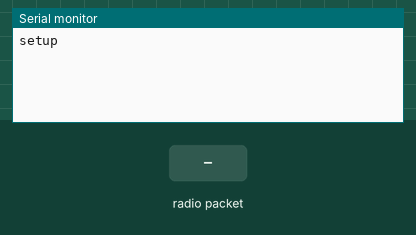
The sketch below on a simulated Arduino Uno, built with avr-gcc and run on an emulated ATmega328P. On the bench: the last lines printed to the serial monitor. Inputs (shaded band) come from the test bench. No radio packets arrive unless stated.

Above: at 1.2 s.
1.3 s: radio packet "5" arrives
At 2.4 s:
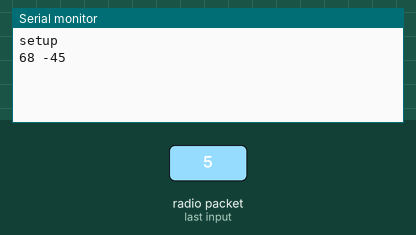
2.8 s: radio packet "90" arrives
At 3.5 s:
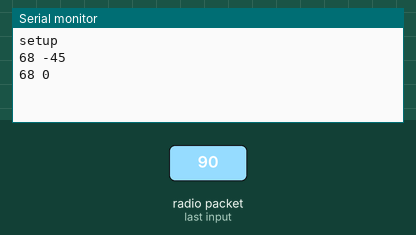
4.3 s: radio packet "200" arrives
At 4.6 s:
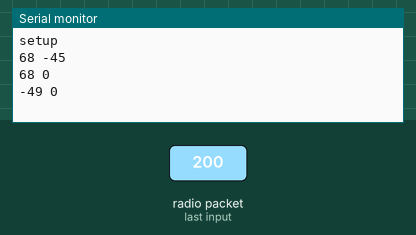

Measured:
- after the input at 1.3 s, the serial monitor: prints a new line at once (image 1)
- after the input at 2.8 s, the serial monitor: prints a new line at once (image 2)
- after the input at 4.3 s, the serial monitor: prints a new line at once (image 3)

The sketch:

INSTALATION_SITE.ino
```cpp
// (licence header left out)
#include <VirtualWire.h>

void setup()
{
    Serial.begin(9600);	// Debugging only
    Serial.println("setup");

    // Initialise the IO and ISR
    vw_set_ptt_inverted(true); // Required for DR3100
    vw_setup(4000);	 // Bits per sec

    vw_rx_start();       // Start the receiver PLL running
}

void loop()
{
    uint8_t buf[VW_MAX_MESSAGE_LEN];
    uint8_t buflen = VW_MAX_MESSAGE_LEN;

    if (vw_get_message(buf, &buflen)) // Non-blocking
    {
        digitalWrite(13, true); // Flash a light to show received good message
	// Message with a good checksum received, dump it.
	    Serial.print(buf[2] - 97);
	    Serial.print(" ");
            Serial.print(buf[1] - 48);
	Serial.println("");
        digitalWrite(13, false);
    }
}
```
